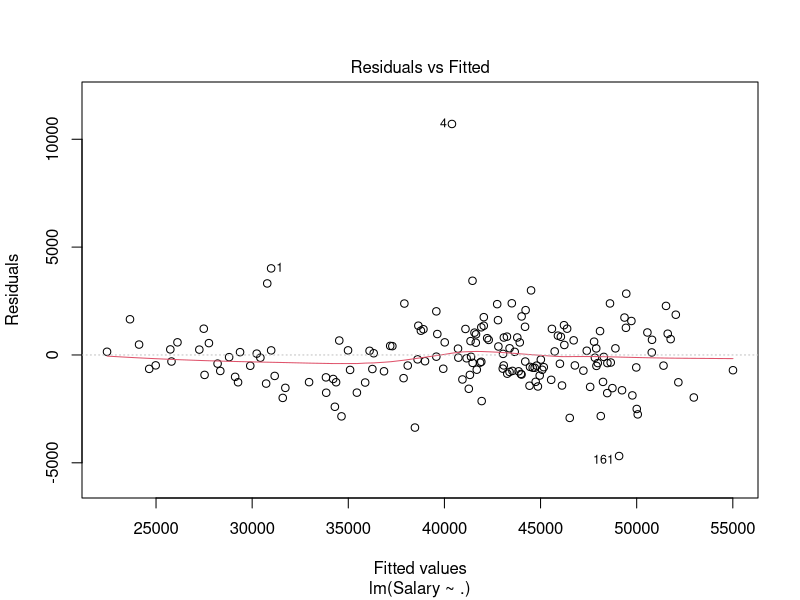
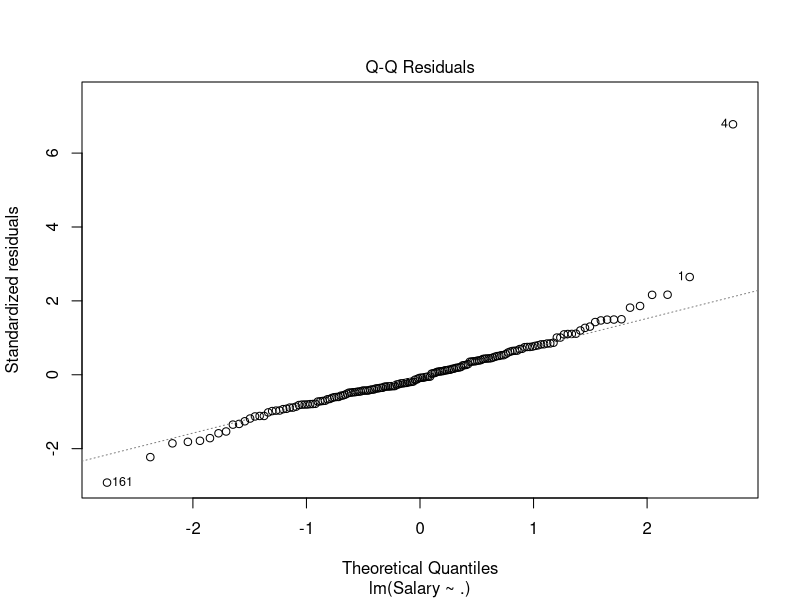
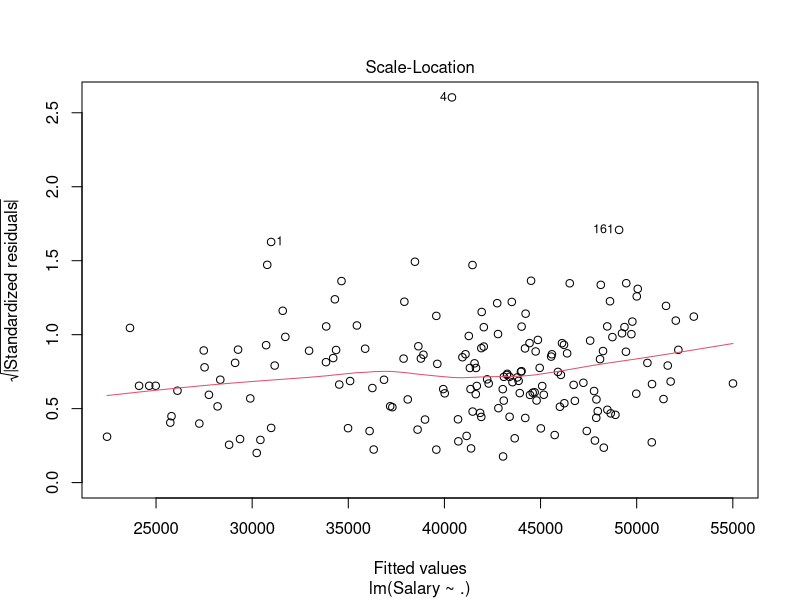
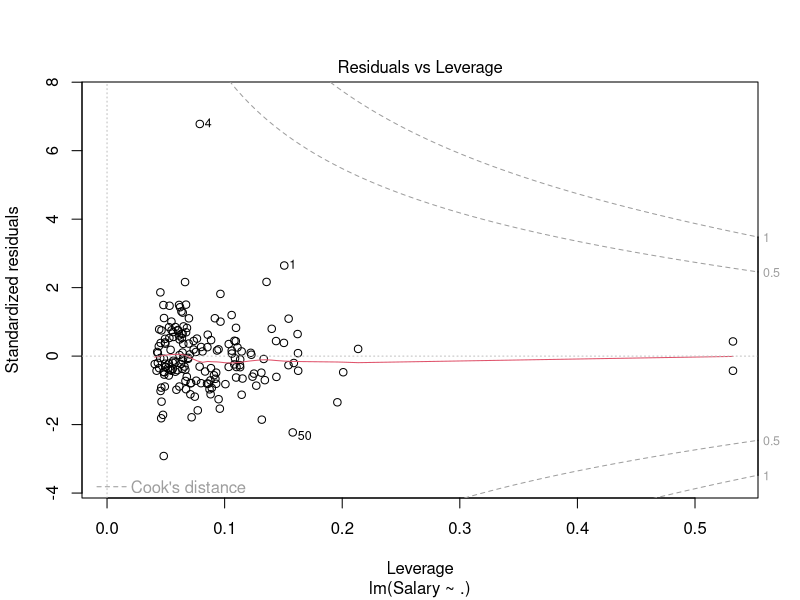
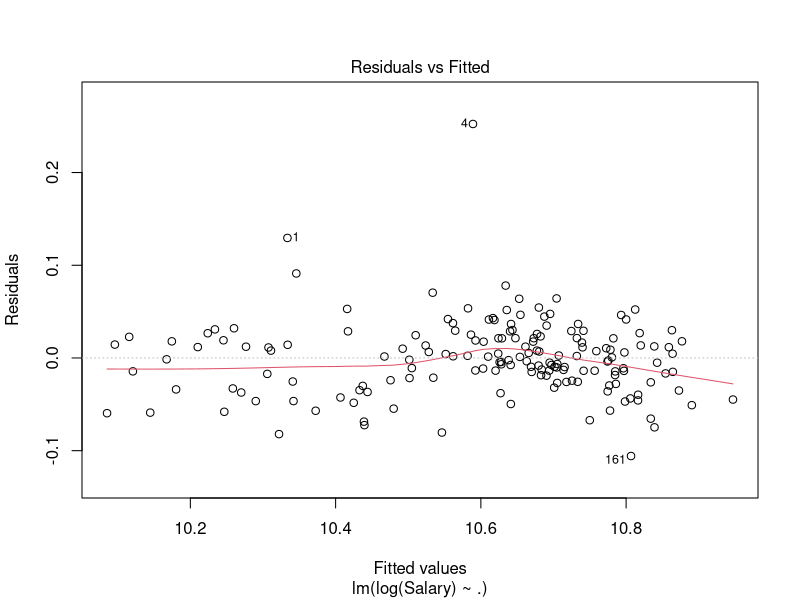
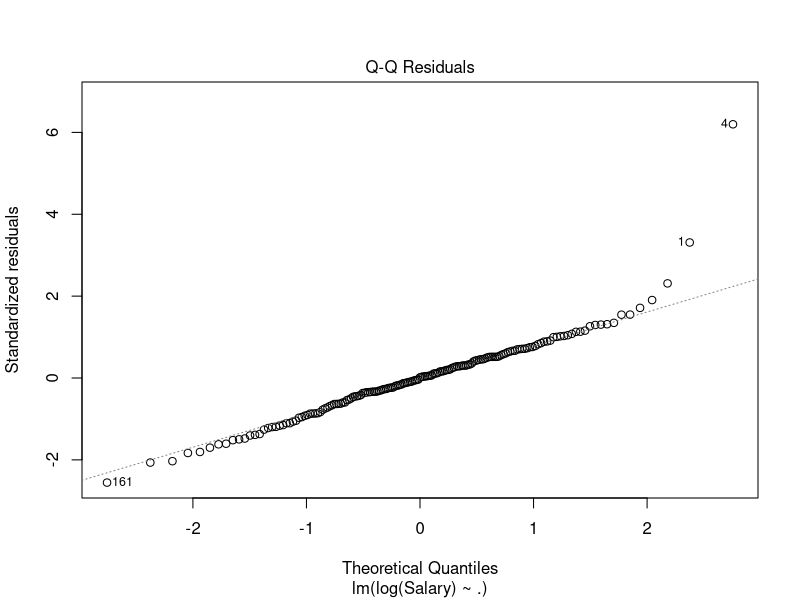
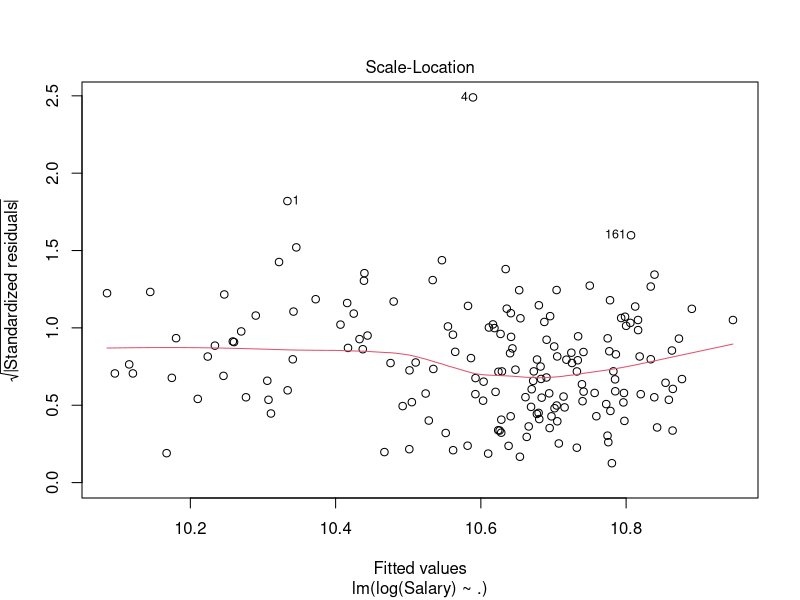
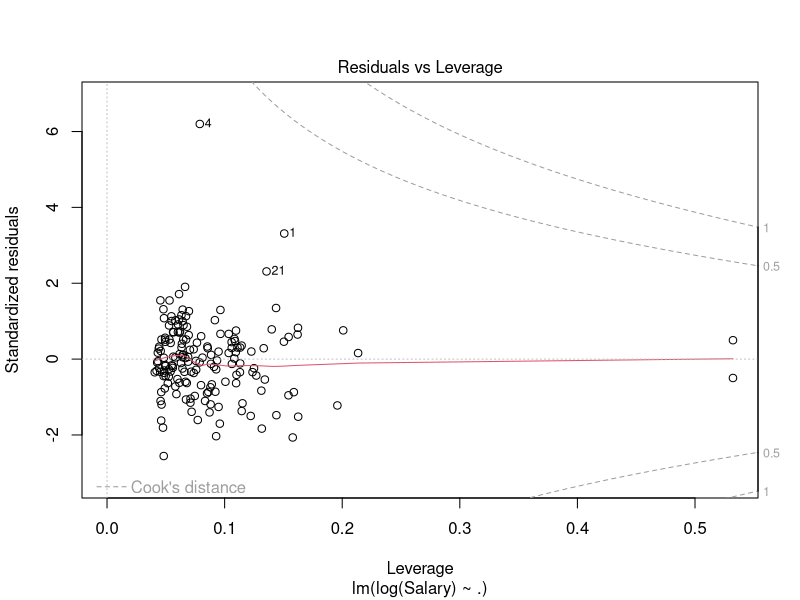

Reproduce these figures in R, in order.
## ---- chunk 1
library(tidyverse)
library(leaps)
library(knitr)
salary_original <- read_csv("salary.csv")
## ---- chunk 2
salary <- salary_original %>% # remove ID
  mutate(DeptCodeFactor=factor(DeptCode)) %>% 
  select(Gender:StartYr, DeptCodeFactor, Begin.Salary:Rank)

mfull <- lm(Salary~., data = salary) # option 1 
mlog <- lm(log(Salary)~., data = salary) # option 2
## ---- chunk 3
kable(summary(mfull)$coefficients)
## ---- chunk 4
plot(mfull) # model in (a)
## ---- chunk 5
plot(mlog) # log model I compared (a) with
## ---- chunk 6
car::mmp(mfull, salary$StartYr)
car::mmp(mfull, salary$Begin.Salary)
car::mmp(mfull, salary$Expernc)
## ---- chunk 7
plot(mfull, which=5) # diagnostic plot
## ---- chunk 8
# high leverage, high influence
kable(data.frame(High.Leverage = unname(which(hatvalues(mfull) > (2*(14+1))/nrow(salary))),
                 High.Influence = unname(which(rstandard(mfull) > 4 | rstandard(mfull) < -4))))
## ---- chunk 9
kable(car::vif(mfull)) # collinearity
## ---- chunk 10
fwd <- leaps::regsubsets(Salary~., data = salary, nvmax = 14, method = "forward")
plot(1:14, summary(fwd)$bic)
lines(1:14, summary(fwd)$bic)
## ---- chunk 11
bwd <- leaps::regsubsets(Salary~., data = salary, nvmax = 14, method = "backward")
plot(1:14, summary(bwd)$bic)
lines(1:14, summary(bwd)$bic)
## ---- chunk 12
mfinal <- lm(Salary~StartYr+DeptCodeFactor+Begin.Salary+Rank, data = salary)
kable(summary(mfinal)$coefficients)
## ---- chunk 13
kable(predict(mfinal, data.frame(StartYr = 1972, DeptCodeFactor = "8", Begin.Salary = 11289, 
                           Rank = "Professr"), interval = 'confidence', level = 0.95))

## ---- chunk 14
kable(predict(mfinal, data.frame(StartYr = 1972, DeptCodeFactor = "8", Begin.Salary = 11289, 
                           Rank = "AsstProf"), interval = 'confidence', level = 0.95))

## ---- chunk 15
# forward stepwise regression
which(summary(fwd)$bic == min(summary(fwd)$bic))
summary(fwd)

# backward stepwise regresion
which(summary(bwd)$bic == min(summary(bwd)$bic))
summary(bwd)
